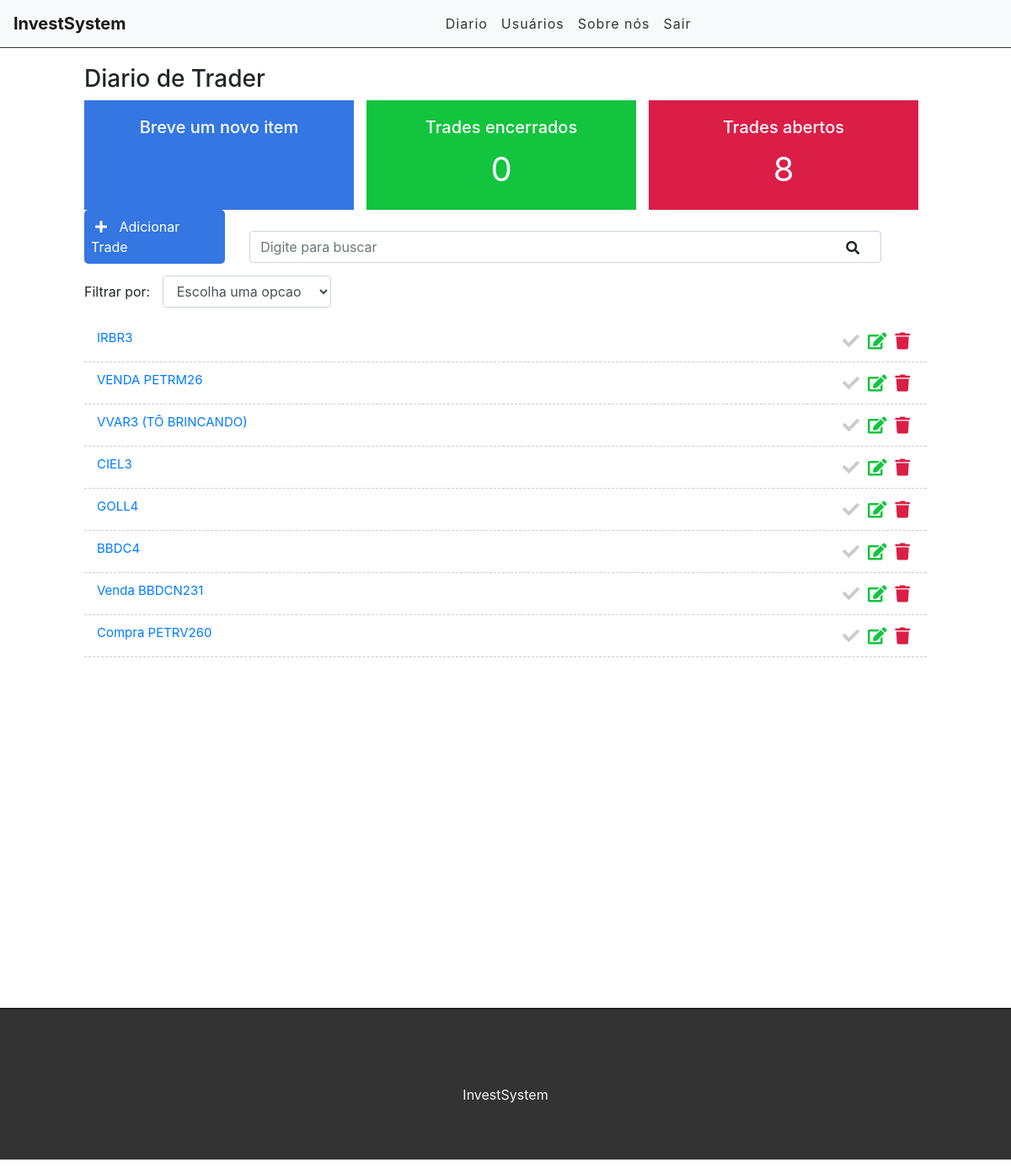
Before: /diario (signed in) with the older database file.
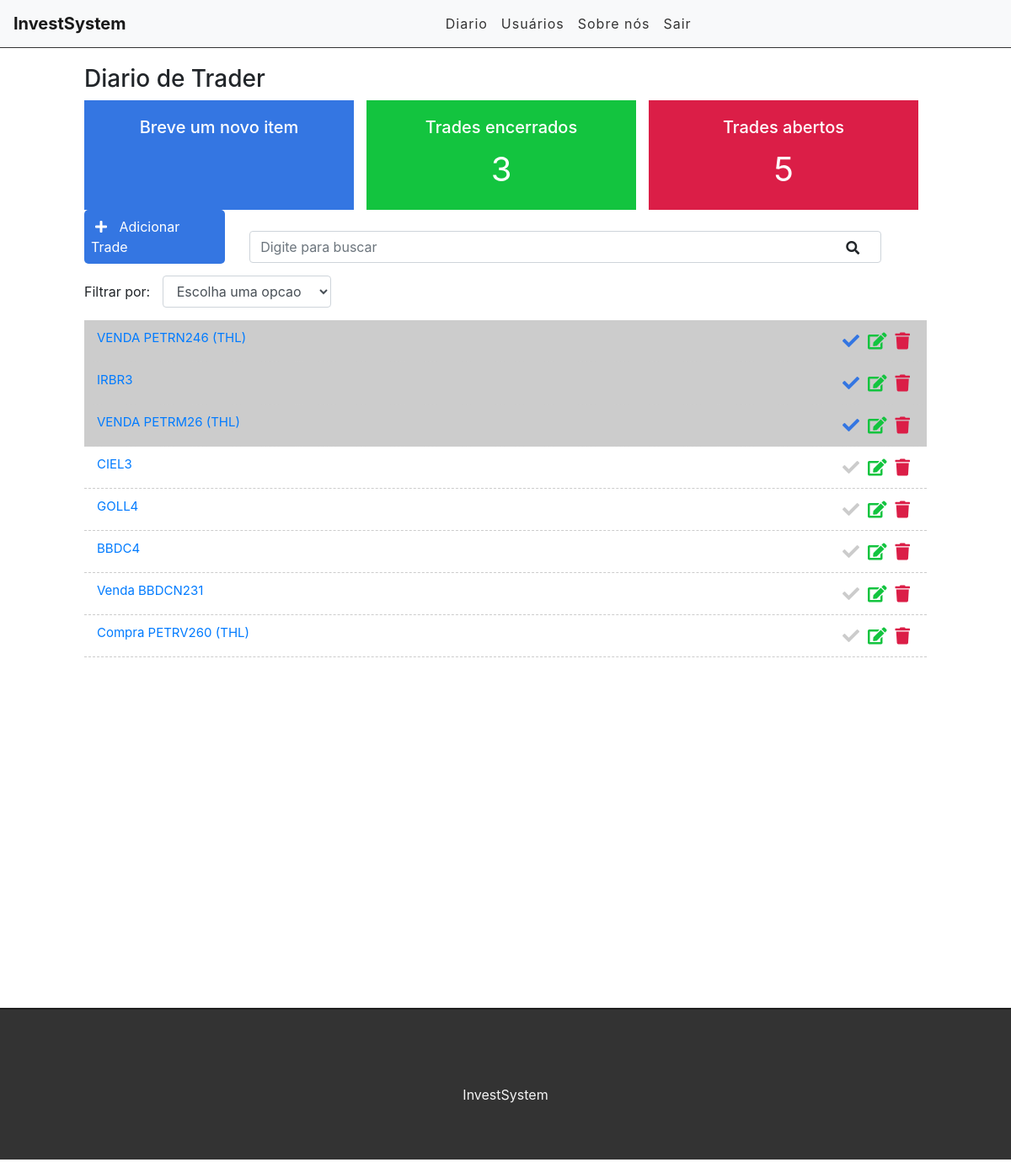
After: the same page with the newer database file.
### contas/models.py (models this page shows, shortened)
class Trade(models.Model):
      STATUS = (
            ('doing', 'Doing'),
            ('done', 'Done'),
      )
      title = models.CharField(max_length=255)
      description = models.TextField()
      done = models.CharField(
            max_length=5,
            choices = STATUS,
      )
      user = models.ForeignKey(get_user_model(), on_delete=models.CASCADE)
      created_at = models.DateTimeField(auto_now_add=True)
      updated_at = models.DateTimeField(auto_now=True)

### contas/views.py (the view)
# urls.py: path('diario',diarioTrader, name='diario'),
@login_required
def diarioTrader(request):
    search = request.GET.get('search')
    filter = request.GET.get('filter')
    tradeDone = Trade.objects.filter(done='done', user=request.user).count()
    tradeDoing = Trade.objects.filter(done='doing', user=request.user).count()
    if search:
        trade = Trade.objects.filter(title__icontains=search, user=request.user)
    elif filter:
        trade = Trade.objects.filter(done=filter, user=request.user)
    else:
        trade = Trade.objects.all().order_by('-created_at').filter(user=request.user)
    return render(request, 'contas/list.html', {'trade': trade,'tradedone': tradeDone, 'tradedoing': tradeDoing })

### contas/templates/contas/list.html (shortened to what this page needs)
{%extends 'contas/base.html'%}
{%block content%}
<div class="offset-1 col-10 list-div">
    <h3>Diario de Trader</h3>
    <div class="container dashboard">
        <div class="col-4 dashboard-box" id="dashboard-lastdays">
            <h4>Breve um novo item</h4>
        </div>
        <div class="col-4 dashboard-box" id="dashboard-done">
            <h4>Trades encerrados</h4>
            <span>{{ tradedone }}</span>
        </div>
        <div class="col-4 dashboard-box" id="dashboard-doing">
            <h4>Trades abertos</h4>
            <span>{{ tradedoing }}</span>
        </div>
    </div>
    <a id="add-link" href="newTrade/">
        <div class="col-2 add-div">
            <i class="fas fa-plus "></i> Adicionar Trade
        </div>
    </a>
    <div class="col-9 search-div">
        <form method="GET" id="search-form">
            <input class="form-control" type="text" id="search" name="search" placeholder="Digite para buscar">
            <i class="fas fa-search" id="search-btn"></i>
        </form>
    </div>
    <div class="col-12 filter-div">
        <span>Filtrar por:</span>
        <select name="filter" id="filter" class="form-control">
            <option value="">Escolha uma opcao</option>
        </select>
    </div>
    <ul class="task-list">
        {% for trades in trade %}
        {% if trades.done == 'doing'%}
        <li class="task-item">
            {%else%}
        <li class="task-item done">
            {%endif%}
            <span><a href="/diario/{{trades.id}}">{{trades.title}}</a></span>
            <a href="delete/{{trades.id}}"><span><i class="fas fa-trash"></i></span></a>
            <a href="edit/{{trades.id}}"><span><i class="fas fa-edit"></i></span></a>
            <a href="changestatus/{{trades.id}}"><span><i class="fas fa-check"></i></span></a>
        </li>
        {%endfor%}
    </ul>
</div>
<figure class="highcharts-figure">
    <div class="container-fluid">
        <div class="row">
            <div class="col-lg-12">
                <div id="container"></div>
            </div>
        </div>
    </div>
    {%endblock%}

### contas/templates/contas/base.html (shortened to what this page needs)
{% load static %}
<!DOCTYPE html>
<html lang="en">
<head>
    <link href="https://stackpath.bootstrapcdn.com/bootstrap/4.3.1/css/bootstrap.min.css" rel="stylesheet">
    <link rel="stylesheet" href="https://use.fontawesome.com/releases/v5.7.2/css/all.css">
    <link rel="stylesheet" href="{% static 'css/styles.css' %}">
</head>
<body>
    <div class="container-fluid">
        <nav class="navbar navbar-expand-lg navbar-light bg-light">
            <a class="navbar-brand" href="/">InvestSystem</a>
            <div class="collapse navbar-collapse" id="navbarSupportedContent">
                <ul class="navbar-nav">
                    {% if user.is_authenticated %}
                    <li class="nav-item">
                        <a class="nav-link" href="/diario">Diario</a>
                    </li>
                    <li class="nav-item">
                            <a class="nav-link" href="#">Usuários</a>
                        </li>
                    {% else %}
                    <li class="nav-item">
                        <a class="nav-link" href="/accounts/login">Entrar</a>
                    </li>
                    {% endif %}
                    <li class="nav-item">
                        <a class="nav-link" href="#">Sobre nós</a>
                    </li>
                    {% if user.is_authenticated %}
                    <li class="nav-item">
                            <a class="nav-link" href="/login">Sair</a>
                        </li>
                    {% endif %}
                </ul>
            </div>
        </nav>
        {% block content %}
        {% endblock %}
        <footer>
            <p>InvestSystem</p>
        </footer>
    </div>
</body>
</html>

### contas/static/css/styles.css (style rules this page uses)
.container-fluid { padding: 0; }
.container-fluid .row { margin: 0; }
.navbar { border-bottom: 1px solid #333; margin-bottom: 20px; }
.navbar-nav { margin: auto; }
.navbar-brand { font-weight: bold; }
.navbar-light .navbar-nav a.nav-link { color: #333; letter-spacing: 1px; }
.dashboard { padding: 0; width: 100%; display: block; }
.dashboard h4 { font-size: 20px; }
.dashboard span { font-size: 40px; display: block; width: 100%; }
.dashboard-box { float: left; background-color: #DFDFDF; color: #FFF; padding: 20px; box-sizing: border-box; height: 130px; width: 32%; text-align: center; }
.dashboard-box:nth-child(2) { margin-left: 1.5%; margin-right: 1.5%; }
#dashboard-lastdays { background-color: #3476e2; }
#dashboard-done { background-color: #13c43f; }
#dashboard-doing { background-color: #db1e47; }
#add-link { text-decoration: none; }
.add-div { background-color: #3476e2; cursor: pointer; display: inline-block; color: #FFF; padding: 8px; border-radius: 5px; margin-right: 25px; }
.fas.fa-plus { color: #FFF; margin-right: 10px; margin-left: 5px; }
.fas.fa-search { position: absolute; top: 12px; right: 26px; cursor: pointer; }
.search-div { padding: 0; margin-top: 15px; margin-bottom: 15px; display: inline-block; }
.filter-div { margin-bottom: 15px; padding: 0; }
#filter { display: inline-block; width: 200px; margin-left: 10px; }
.list-div { padding: 0; }
.task-list { padding-left: 0; }
.task-item { list-style: none; font-size: 20px; height: 50px; padding: 0 15px; padding-top: 10px; border-bottom: 1px dashed #CCC; }
.task-item.done { background-color: #CCC; }
.fas.fa-trash { color: #db1e47; cursor: pointer; margin: 5px; font-size: 20px; float: right; }
.fas.fa-edit { color: #13c43f; cursor: pointer; margin: 5px; font-size: 20px; float: right; }
.fa-check { color: #CCC; cursor: pointer; margin: 5px; font-size: 20px; float: right; }
.done .fa-check { color: #3476e2; }
footer { background-color: #333; height: 180px; border-top: 2px solid #202020; }
footer p { color: #f5f5f5; text-align: center; top: 50%; position: relative; }

### contas/templates/contas/list.html (style rules this page uses)
.container-fluid { padding: 0; }
.container-fluid .row { margin: 0; }
.navbar { border-bottom: 1px solid #333; margin-bottom: 20px; }
.navbar-nav { margin: auto; }
.navbar-brand { font-weight: bold; }
.navbar-light .navbar-nav a.nav-link { color: #333; letter-spacing: 1px; }
.dashboard { padding: 0; width: 100%; display: block; }
.dashboard h4 { font-size: 20px; }
.dashboard span { font-size: 40px; display: block; width: 100%; }
.dashboard-box { float: left; background-color: #DFDFDF; color: #FFF; padding: 20px; box-sizing: border-box; height: 130px; width: 32%; text-align: center; }
.dashboard-box:nth-child(2) { margin-left: 1.5%; margin-right: 1.5%; }
#dashboard-lastdays { background-color: #3476e2; }
#dashboard-done { background-color: #13c43f; }
#dashboard-doing { background-color: #db1e47; }
#add-link { text-decoration: none; }
.add-div { background-color: #3476e2; cursor: pointer; display: inline-block; color: #FFF; padding: 8px; border-radius: 5px; margin-right: 25px; }
.fas.fa-plus { color: #FFF; margin-right: 10px; margin-left: 5px; }
.fas.fa-search { position: absolute; top: 12px; right: 26px; cursor: pointer; }
.search-div { padding: 0; margin-top: 15px; margin-bottom: 15px; display: inline-block; }
.filter-div { margin-bottom: 15px; padding: 0; }
#filter { display: inline-block; width: 200px; margin-left: 10px; }
.list-div { padding: 0; }
.task-list { padding-left: 0; }
.task-item { list-style: none; font-size: 15px; height: 50px; padding: 0 15px; padding-top: 10px; border-bottom: 1px dashed #CCC; }
.task-item.done { background-color: #CCC; }
.fas.fa-trash { color: #db1e47; cursor: pointer; margin: 5px; font-size: 20px; float: right; }
.fas.fa-edit { color: #13c43f; cursor: pointer; margin: 5px; font-size: 20px; float: right; }
.fa-check { color: #CCC; cursor: pointer; margin: 5px; font-size: 20px; float: right; }
.done .fa-check { color: #3476e2; }
footer { background-color: #333; height: 180px; border-top: 2px solid #202020; }
footer p { color: #f5f5f5; text-align: center; top: 50%; position: relative; }
.highcharts-figure, .highcharts-data-table table { min-width: auto; max-width: auto; margin: 1em auto; padding: 0; }
#container { height: 400px; }

Changed rows visible on the page:
removed Trade: title "VENDA PETRM26"
removed Trade: title "VVAR3 (TÔ BRINCANDO)"
removed Trade: title "Compra PETRV260"
added Trade: title "VENDA PETRN246 (THL)"
changed Trade "IRBR3": done "doing" → "done" (drawn)
added Trade: title "VENDA PETRM26 (THL)"
added Trade: title "Compra PETRV260 (THL)"
Other visible differences:
{{ tradedone }}: "0" → "3"
{{ tradedoing }}: "8" → "5"
